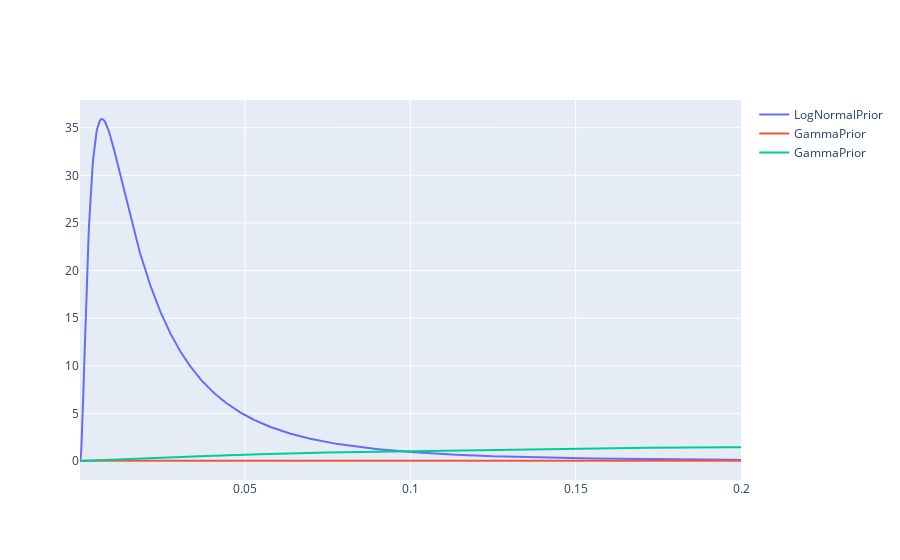

Notebook cell for this chart:
### Code cell
plot_prior_pdf_plotly([LogNormalPrior(loc=-4,scale=1), BOTORCH_NOISE_PRIOR(), MBO_NOISE_PRIOR()], 0.0001, 0.2)

### Figure 1 — Plotly figure (JSON) as saved in the notebook; plotly's stock layout.template omitted (floating-point values rounded to 4 significant figures; data arrays with more than 128 entries replaced by an {"elided": "..."} marker saying what was removed)
{"data": [{"mode": "lines", "name": "LogNormalPrior", "type": "scatter", "x": {"elided": "1000 float values"}, "y": {"elided": "1000 float values"}}, {"mode": "lines", "name": "GammaPrior", "type": "scatter", "x": {"elided": "1000 float values"}, "y": {"elided": "1000 float values"}}, {"mode": "lines", "name": "GammaPrior", "type": "scatter", "x": {"elided": "1000 float values"}, "y": {"elided": "1000 float values"}}], "layout": {}}
